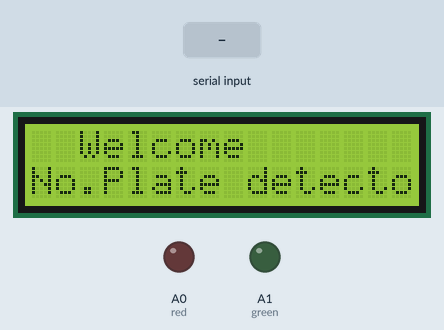
Simulated run of this sketch. Board: Arduino Uno, built with avr-gcc and run on an emulated ATmega328P. Shown: 16×2 character LCD, output pins drawn as LEDs (lit = HIGH). Inputs (shaded band) come from the test bench. What the sketch prints to the serial monitor is not drawn.

Above: at 0.1 s.
3.3 s: "1" received over Serial
At 4.6 s:
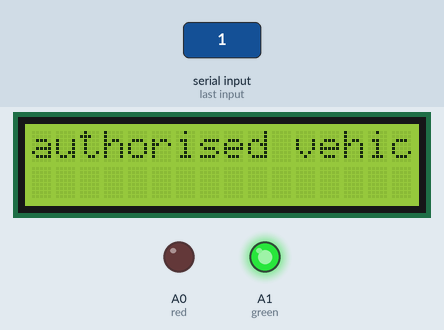
5.8 s: "2" received over Serial
At 7.8 s:
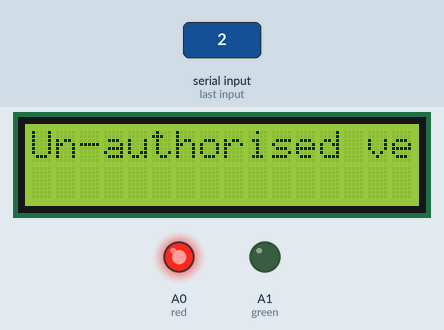
8.3 s: "0" received over Serial
At 10.5 s:
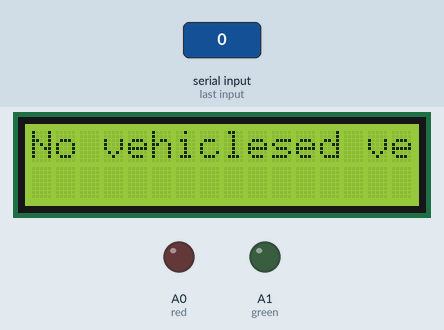
10.8 s: "1" received over Serial
At 12.7 s:
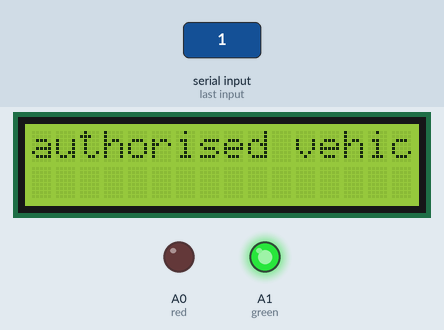
13.3 s: "0" received over Serial
At 15.6 s:
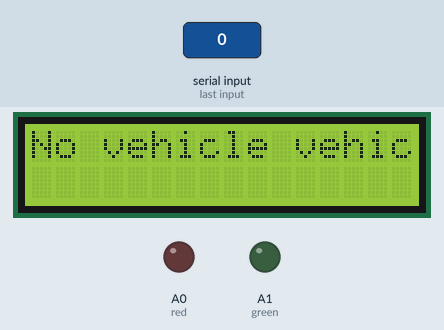
Timing chart, 0 to 16.8 s (numbered marks = the images above; inputs shaded):
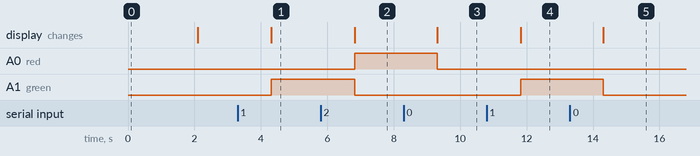

The sketch:

rxx_code.ino
```cpp
//#include <Servo.h>
#include <Wire.h>
#include <LiquidCrystal_I2C.h>
LiquidCrystal_I2C lcd(0x27,16,2);

//Servo servo;
#define red A0
#define green A1

char received = 0;

void setup()
{
    Serial.begin(9600);
  pinMode(green, OUTPUT);
  pinMode(red, OUTPUT);
    lcd.init();
  lcd.backlight();
  lcd.setCursor(0,0);
lcd.print("  Welcome   ");
 lcd.setCursor(0,1);
lcd.print("No.Plate detector  ");
  //servo.attach(9);
  delay(2000);
  lcd.clear();

}

void loop()
{
if (Serial.available() > 0)
    {
        received = Serial.read();
        Serial.println(received);
        delay(1000);
        if (received == '1')
        {
            Serial.println("authorised vehicle");
                lcd.setCursor(0,0);
              lcd.print("authorised vehicle");
            digitalWrite(red,LOW);
            digitalWrite(green,HIGH);
           // servo.write(90);
        }
      else if(received == '2')
        {
            Serial.println("Un-authorised vehicle");
                lcd.setCursor(0,0);
              lcd.print("Un-authorised vehicle");
            digitalWrite(red,HIGH);
            digitalWrite(green,LOW);
             //servo.write(0);
        }
        else
        {
            Serial.println("No vehicle");
            lcd.setCursor(0,0);
              lcd.print("No vehicle");
            digitalWrite(red,LOW);
            digitalWrite(green,LOW);
             //servo.write(180);
          }
  }
}
```

Measured:
- after the input at 3.3 s, A1 (green): LOW → HIGH after 1.0 s; the display: changes after 1.0 s (image 1)
- after the input at 5.8 s, A0 (red): LOW → HIGH after 1.0 s; A1 (green): HIGH → LOW after 1.0 s; the display: changes after 1.0 s (image 2)
- after the input at 8.3 s, A0 (red): HIGH → LOW after 1.0 s; the display: changes after 1.0 s (image 3)
- after the input at 10.8 s, A1 (green): LOW → HIGH after 1.0 s; the display: changes after 1.0 s (image 4)
- after the input at 13.3 s, A1 (green): HIGH → LOW after 1.0 s; the display: changes after 1.0 s (image 5)
